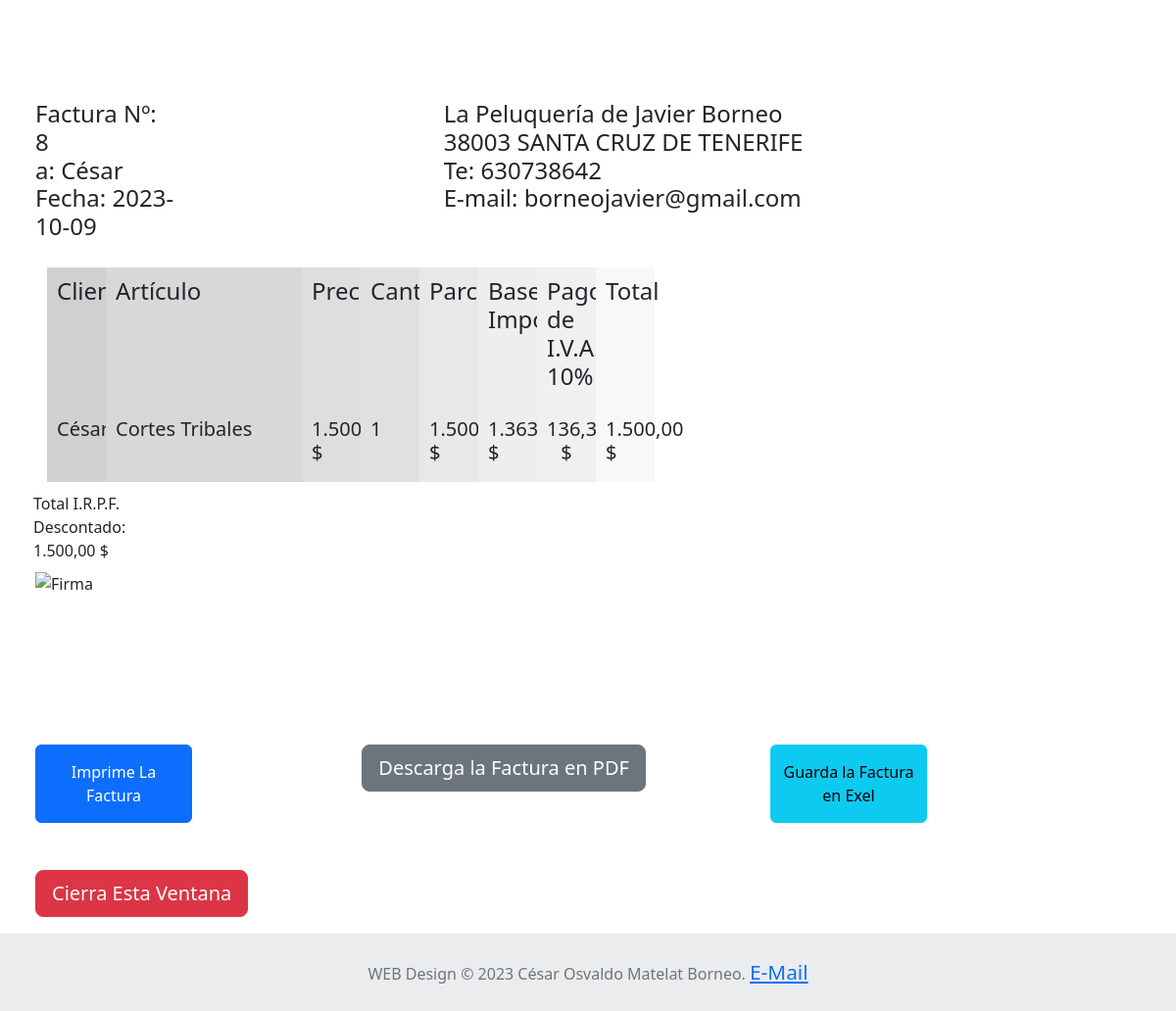
The app's page /WEB/Barbery/lastinvoice.php with its own data.
### tables this page shows
CREATE TABLE `invoice` (
  `id` int(11) NOT NULL,
  `client_id` int(11) DEFAULT NULL,
  `total` decimal(11,2) NOT NULL,
  `inv_date` date NOT NULL,
  `inv_time` time NOT NULL
);

CREATE TABLE `client` (
  `id` int(11) NOT NULL,
  `name` varchar(32) NOT NULL,
  `surname` varchar(32) NOT NULL,
  `surname2` varchar(32) DEFAULT NULL,
  `address` varchar(255) NOT NULL,
  `phone` varchar(12) NOT NULL,
  `email` varchar(48) NOT NULL,
  `pass` varchar(128) NOT NULL,
  `bday` date NOT NULL,
  `date` date NOT NULL,
  `time` time NOT NULL
);

### WEB/Barbery/includes/function.php (called while the page is built, shortened)
<?php
function result($conn, $row, $where, $how)
{
    global $table_name, $client, $wait, $price, $partial, $product, $qtty;
    $sql = "SELECT id FROM invoice ORDER BY id DESC LIMIT 1;";
    $stmt = $conn->prepare($sql);
    $stmt->execute();
    $row = $stmt->fetch(PDO::FETCH_OBJ);
    $id = $row->id;
    $i = 0;
    $sql  = "SELECT * FROM sold WHERE invoice_id=$id;";
    $stmt = $conn->prepare($sql);
    $stmt->execute();
    while ($row = $stmt->fetch(PDO::FETCH_OBJ))
    {
        $article[$i] = $row->service_id;
        $qtties[$i] = $row->qtty;
        $i++;
    }
    for ($i = 0; $i < count($article); $i++)
    {
        $sql_product = "SELECT service, price FROM service WHERE id=$article[$i];";
        $stmt = $conn->prepare($sql_product);
        $stmt->execute();
        $row_product = $stmt->fetch(PDO::FETCH_OBJ);
        $product_name = $row_product->service;
        $product_price = $row_product->price;
        $partials[$i] = $product_price * $qtties[$i];
        if ($i == count($article) - 1)
        {
            $product .= $product_name;
            $price .= number_format((float)$product_price, 2, ',', '.') . " $";
            $qtty .= $qtties[$i];
            $partial .= number_format((float)$partials[$i], 2, ',', '.') . " $";
        }
    }
}
function getClient($conn, $id)
{
    if ($id != null)
    {
        $sql = "SELECT name FROM client WHERE id=$id;";
        $stmt = $conn->prepare($sql);
        $stmt->execute();
        $row = $stmt->fetch(PDO::FETCH_OBJ);
        return $row->name;
    }
    else
    {
        return "Consumidor Final";
    }
}
?>

### WEB/Barbery/lastinvoice.php (the view, shortened to what this page needs)
<?php
include "includes/conn.php";
include "includes/function.php";
include "includes/header.php";
$ok = false;
$sql = "SELECT *, DATE_FORMAT(inv_date,'%d %M %Y') as date FROM invoice ORDER BY id desc limit 1";
$stmt = $conn->prepare($sql);
$stmt->execute();
if ($stmt->rowCount() > 0)
{
    $row = $stmt->fetch(PDO::FETCH_OBJ);
    $id = $row->id;
    $pat_id = $row->client_id;
    $client = getClient($conn, $pat_id);
    $total = $row->total;
    $date = $row->inv_date;
    $sql = "SELECT * FROM sold WHERE invoice_id=$id;";
    $stmt = $conn->prepare($sql);
    $stmt->execute();
    $row = $stmt->fetch(PDO::FETCH_OBJ);
    $ok = true;
}
else
{
    echo "<script>toast(1, 'Aun sin Datos', 'No se ha Hecho Ninguna Factura Hasta Ahora.');</script>";
}
?>
<section class="container-fluid pt-3">
    <div class="row">
        <div class="col-md-1" style="width: 2%;"></div>
            <div class="col-md-10">
                <div id="view1">
					<br><br>
					<?php
                    if ($ok)
                    {
					echo '<div id="printable0">
                    <div class="row">
                    <div class="col-md-2">
                            <h4>Factura Nº: ' . $id . '<br>a: ' . $client . "<br>Fecha: " . $date . '</h4>
                        </div>
                        <div class="col-md-3"></div>
                        <div class="col-md-6">
                            <h4>La Peluquería de Javier Borneo<br> 38003 SANTA CRUZ DE TENERIFE<br>Te: 630738642<br>E-mail: borneojavier@gmail.com</h4>
                            <br><br>
                        </div>
                    </div>
                            <div class="row">
                                <div style="width: 1px;"></div>
                                <div class="column middle" style="background-color:#d0d0d0;">
                            <h4>Cliente</h4>
                            </div>
                            <div class="column left" style="background-color:#d8d8d8;">
                            <h4>Artículo</h4>
                            </div>
                            <div class="column right" style="background-color:#dedede;">
                            <h4>Precio</h4>
                            </div>
                            <div class="column middle" style="background-color:#e0e0e0;">
                            <h4>Cantidad</h4>
                            </div>
                            <div class="column right" style="background-color:#e8e8e8;">
                            <h4>Parcial</h4>
                            </div>
                            <div class="column middle" style="background-color:#eeeeee;">
                            <h4>Base Imponible</h4>
                            </div>
                            <div class="column middle" style="background-color:#f0f0f0;">
                            <h4>Pago de I.V.A. 10%</h4>
                            </div>
                            <div class="column middle" style="background-color:#f8f8f8;">
                            <h4>Total</h4>
                            </div>
                            </div>';
                            result($conn, $row, 1, 1);
                            echo '<div class="row">
                                <div style="width: 1px;"></div>
                                <div class="column middle" style="background-color:#d0d0d0;">
                            <h5>' . $client . '</h5>
                            </div>
                            <div class="column left" style="background-color:#d8d8d8;">
                            <h5>' . $product . '</h5>
                            </div>
                            <div class="column right" style="background-color:#dedede;">
                            <h5>' . $price . '</h5>
                            </div>
                            <div class="column middle" style="background-color:#e0e0e0;">
                            <h5>' . $qtty . '</h5>
                            </div>
                            <div class="column right" style="background-color:#e8e8e8;">
                            <h5>' . $partial . '</h5>
                            </div>
                            <div class="column middle" style="background-color:#eeeeee;">
                            <h5>' . number_format((float)$total * 100 / 110, 2, ",", ".") . ' $</h5>
                            </div>
                            <div class="column middle" style="background-color:#f0f0f0; text-align: center;">
                            <h5>' . number_format((float)$total * 100 / 110  * .1, 2, ",", ".") . ' $</h5>
                            </div>
                            <div class="column middle" style="background-color:#f8f8f8;">
                            <h5>' . number_format((float)$total, 2, ",", ".") . ' $</h5>
                            </div>
                            </div>
                            <div class="row">
                                <div class="column total">Total I.R.P.F. Descontado: ' . number_format((float)$total, 2, ",", ".") . ' $
                            </div></div>
                            <div class="row">
                            <br><br>
                                <img src="img/sign.png" alt="Firma" style="width: 330px;">
                            </div>
                        </div>
                        <a id="image0" download="Factura Nº ' . $id . ' a: ' . $client . '.png"></a>
                        <br><br>
                        <br><br><br>
                        <div class="row">
                        <div class="col-md-4">
                            <button onclick="printIt(-1)" style="width:160px; height:80px;" class="btn btn-primary">Imprime La Factura</button>
                        </div>
                        <div class="col-md-5">
                            <button onclick="pdfDown(0)" class="btn btn-secondary btn-lg">Descarga la Factura en PDF</button>
                        </div>
                        <div class="col-md-3">
                            <button onclick="window.open(\'saveIt.php?id=' . $id . '\', \'_blank\')" style="width:160px; height:80px;" class="btn btn-info">Guarda la Factura en Exel</button>
                        </div>
                        </div>';
                    }
					?>
                    <br><br>
                    <button class="btn btn-danger btn-lg" onclick="window.close()">Cierra Esta Ventana</button>
                    <br><br><br><br><br>
				</div>
            </div>
        <div class="col-md-1" style="width: 2%;"></div>
    </div>
</section>

### WEB/Barbery/css/style.css (style rules this page uses)
label, input, a { font-size: 1.3rem; }
.column { float: left; padding: 10px; }
.left { width: 20%; }
.middle, .right, .moreright { width: 6%; }
.total { width: 18%; }
.row::after { content: ""; display: table; clear: both; }

### records on screen
invoice: client.name "César", inv_date "2023-10-09", (float)$total*100/110 "1.363,64", (float)$total*100/110*.1 "136,36", total "1.500,00"

### other values on screen
$id "8"
$product "Cortes Tribales"
$price "1.500,00 $"
$qtty "1"
$partial "1.500,00 $"
